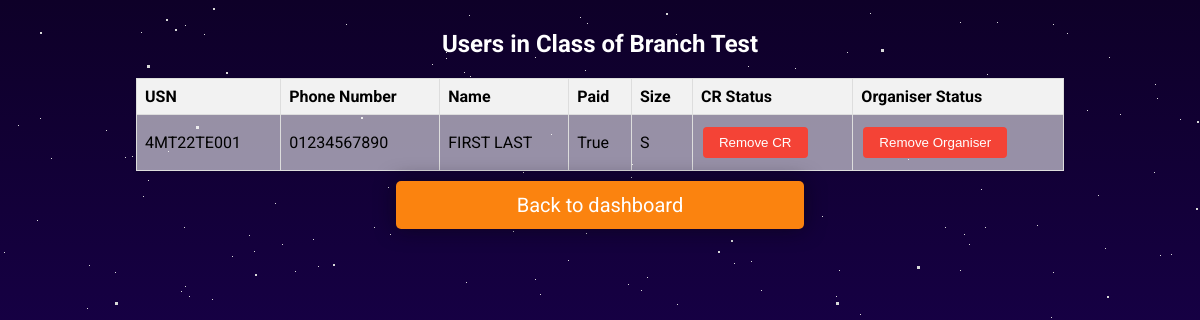
Before: /admin/class_users/1 (signed in) with the older database file.
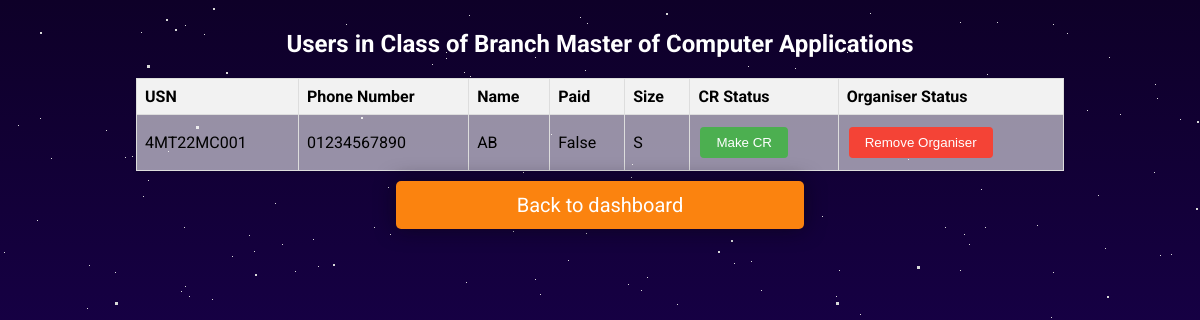
After: the same page with the newer database file.
### app.py (models this page shows, shortened)
class Branch(db.Model):
    id = db.Column(db.Integer, primary_key=True)
    name = db.Column(db.String(100), unique=True, nullable=False)
    code = db.Column(db.String(10), unique=True, nullable=False)
    classes = db.relationship('Class', backref='branch', lazy=True)
    users = db.relationship('User', back_populates="branch")

class User(UserMixin, db.Model):
    id = db.Column(db.Integer, primary_key=True)
    usn = db.Column(db.String(11), unique=True, nullable=False)
    name = db.Column(db.String(50), nullable=False)
    password = db.Column(db.String(50), nullable=False)
    phone_number = db.Column(db.String(20), unique=True, nullable=False)
    is_cr = db.Column(db.Boolean, default=False)
    is_organiser = db.Column(db.Boolean, default=False)
    branch_id = db.Column(db.Integer, db.ForeignKey('branch.id'), nullable=False)
    class_id = db.Column(db.Integer, db.ForeignKey('class.id'), nullable=False)
    size_id = db.Column(db.Integer, db.ForeignKey('size.id'), nullable=True)
    shirt_status = db.Column(db.Boolean, default=False)
    size = db.relationship('Size', back_populates='users')
    branch = db.relationship('Branch', back_populates="users")
    class_ = db.relationship('Class', back_populates="users")
    paid = db.Column(db.Boolean, default=False)
    payment_proof_url = db.Column(db.String(255), nullable=True)

class Size(db.Model):
    id = db.Column(db.Integer, primary_key=True)
    size_name = db.Column(db.String(11), unique=True, nullable=False)
    users = db.relationship('User', back_populates='size')

### app.py (the view)
@app.route('/admin/class_users/<int:class_id>')
@login_required
def class_users(class_id):
    if not current_user.is_super_admin:
        return 'Access denied', 403
    users = User.query.filter_by(class_id=class_id).all()
    class_ = Class.query.get(class_id)
    return render_template('class_users.html', users=users, class_=class_)

### app.py (called while the page is built)
@login_manager.user_loader
def load_user(user_id):
    if user_id.startswith('user-'):
        return User.query.get(int(user_id.split('user-')[1]))
    elif user_id.startswith('superadmin-'):
        superadmin_id = int(user_id.split('superadmin-')[1])
        return db.session.get(SuperAdmin, superadmin_id)
    return None

    @property
    def is_super_admin(self):
        return True

### templates/class_users.html (shortened to what this page needs)
<!DOCTYPE html>
<html lang="en">
<head>
    <link rel="stylesheet" href="https://cdnjs.cloudflare.com/ajax/libs/font-awesome/4.7.0/css/font-awesome.min.css">
    <link rel="stylesheet" href="{{ url_for('static', filename='css/background.css') }}">
    <link rel="stylesheet" href="{{ url_for('static', filename='css/style.css') }}">
    <link rel="stylesheet" href="{{ url_for('static', filename='css/class_users.css') }}">
</head>
<body>
    <div class="bg-animation">
        <div id="stars3"></div>
    </div>
    <h2>Users in Class {{ class_.name }} of Branch {{ class_.branch.name }}</h2>
    <table>
        <thead>
            <tr>
                <th>USN</th>
                <th>Phone Number</th>
                <th>Name</th>
                <th>Paid</th>
                <th>Size</th>
                <th>CR Status</th>
                <th>Organiser Status</th>
            </tr>
        </thead>
        <tbody>
            {% for user in users %}
            <tr>
                <td>{{ user.usn }}</td>
                <td>{{ user.phone_number }}</td>
                <td>{{ user.name }}</td>
                <td>{{ user.paid }}</td>
                <td>{{ user.size.size_name }}</td>
                <td>
                    <form action="{{ url_for('toggle_cr', user_id=user.id) }}" method="post" style="display: inline;">
                        <button type="submit" class="{{ 'button-remove' if user.is_cr }}">{{ 'Remove CR' if user.is_cr else 'Make CR' }}</button>
                    </form>
                </td>
                <td>
                    <form action="{{ url_for('toggle_organiser', user_id=user.id) }}" method="post" style="display: inline;">
                        <button type="submit" class="{{ 'button-remove' if user.is_organiser }}">{{ 'Remove Organiser' if user.is_organiser else 'Make Organiser' }}</button>
                    </form>
                </td>
            </tr>
            {% endfor %}
        </tbody>
    </table>
    <a href="{{ url_for('admin_dashboard') }}" class="icon-btn" style="margin: auto;width: 30%; margin-top: 10px;">Back to dashboard</a>
</body>
</html>

### static/css/style.css (style rules this page uses)
html { min-height: 100vh; font-family: "Roboto", sans-serif; }
body { background: rgb(14,0,40); background: linear-gradient(0deg, rgb(129, 2, 91) 0%, rgba(25,0,79,1) 43%, rgba(14,0,40,1) 100%); margin: 10px; margin: 30px 20px; }
html { -ms-overflow-style: none; scrollbar-width: none; }
.icon-btn { display: block; background-color: #fb830f; border: none; color: white; padding: 12px 30px; cursor: pointer; font-size: 20px; border-radius: 5px; text-decoration: none; box-shadow: 0 0 20px rgba(8,7,16,0.6); transition: all 0.4s; text-align: center; }
table th { color: #000; }
table td { color: #000; }

### static/css/class_users.css (style rules this page uses)
table { margin: auto; width: 80%; border-collapse: collapse; background-color: #ffffff90; box-shadow: 0 2px 4px rgba(0,0,0,0.1); margin-top: 20px; }
h2 { color: #fff; text-align: center; }
th, td { border: 1px solid #ddd; text-align: left; padding: 8px; }
th { background-color: #f2f2f2; }
button { background-color: #4CAF50; color: white; padding: 8px 16px; margin: 4px 2px; border: none; border-radius: 4px; cursor: pointer; }
.button-remove { background-color: #f44336; }

Changed rows visible on the page:
no longer on this page (row edited): Branch: branch.name "Test"
added Branch: branch.name "Master of Computer Applications"
changed User "Remove Organiser": usn "4MT22TE001" → "4MT22MC001"; name "FIRST LAST" → "AB"; paid "True" → "False"; is_cr "Remove CR" → "Make CR"
